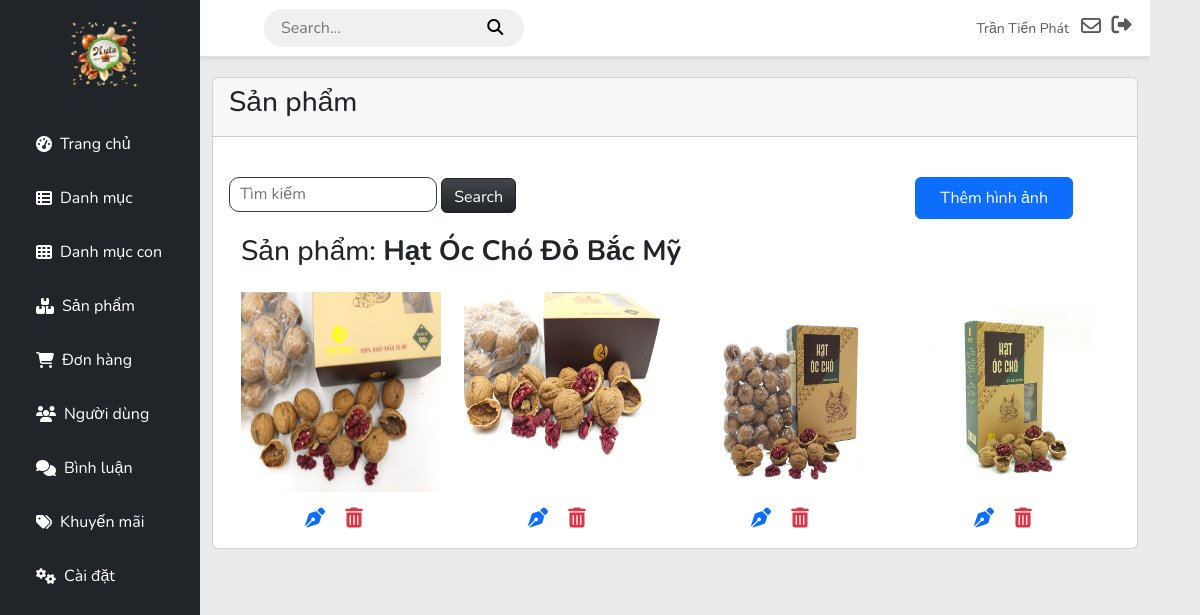
Screenshot of /admin/products/imageProduct/list.php?id=6 (signed in) with the database file from the repository.
### tables this page shows
CREATE TABLE `users` (
  `username` varchar(250) NOT NULL,
  `phone` varchar(10) NOT NULL,
  `email` varchar(250) NOT NULL,
  `role` varchar(250) NOT NULL,
  `status` varchar(250) NOT NULL,
  `image` varchar(250) NOT NULL DEFAULT 'default.jpg',
  `password` varchar(250) NOT NULL,
  `idUser` int(11) NOT NULL,
  `name` varchar(250) NOT NULL,
  `token` int(11) NOT NULL,
  `otpCreated` int(11) NOT NULL,
  `otp` int(11) NOT NULL
);

CREATE TABLE `products` (
  `idProduct` int(11) NOT NULL,
  `nameProduct` text NOT NULL,
  `description` text NOT NULL,
  `idSubCategory` int(11) NOT NULL
);

CREATE TABLE `picproduct` (
  `idPicProduct` int(11) NOT NULL,
  `namePicProduct` text NOT NULL,
  `idProduct` int(11) NOT NULL
);

### client/DBUntil.php (called while the page is built, shortened)
<?php
include "Database.php";
class DBUntil
{
    private $connection = null;
    function __construct()
    {
        $db = new Database(HOST, USERNAME, PASSWORD, DB_NAME);
        $this->connection = $db->getConnection();
    }
    public function select($sql, $params = [])
    {
        $stmt = $this->connection->prepare($sql);
        $stmt->execute($params);
        $stmt->setFetchMode(PDO::FETCH_ASSOC);
        return $stmt->fetchAll();
    }
}

### client/Database.php (called while the page is built, shortened)
<?php
class Database
{
    private $host;
    private $username;
    private $password;
    private $dbname;
    public function __construct($host, $username, $password, $dbname)
    {
        $this->host = $host;
        $this->username = $username;
        $this->password = $password;
        $this->dbname = $dbname;
    }
    public function getConnection()
    {
        try {
            $url = "mysql:host=" . $this->host . ";dbname=" . $this->dbname;
            $this->connection = new PDO($url, $this->username, $this->password);
            $this->connection->setAttribute(PDO::ATTR_ERRMODE, PDO::ERRMODE_EXCEPTION);
            return $this->connection;
        } catch (\Exception $e) {
            echo "Error: " . $e->getMessage();
            return null;
        }
    }
}

### admin/products/imageProduct/list.php (the view, shortened to what this page needs)
<?php
include "../../../client/DBUntil.php";
$dbHelper = new DBUntil();
$idUser = $_SESSION['idUser'];
$users = $dbHelper->select("SELECT * FROM users WHERE idUser = ?", array($idUser));
$name = $users[0]['name'];
$idProduct = $_GET['id'];
$searchTerm = isset($_GET['search']) ? trim($_GET['search']) : "";
$listProducts = [];
$products= $dbHelper->select("SELECT * FROM products WHERE idProduct = ?", array($idProduct));
if (!empty($searchTerm)) {
    $listProducts = $dbHelper->select("SELECT * FROM products prd
        JOIN picproduct pic ON prd.idProduct = pic.idProduct
        WHERE prd.nameProduct LIKE ? OR PR.idProduct LIKE ?",
        array('%' . $searchTerm . '%', '%' . $searchTerm . '%'));
} else {
    $listProducts = $dbHelper->select("SELECT * FROM products PR
        JOIN picproduct pic ON PR.idProduct = pic.idProduct
        WHERE PR.idProduct = ?", array($idProduct));
}
?>
<!DOCTYPE html>
<html lang="en">
<?php include "../../includes/head.php" ?>
<link rel="stylesheet" href="../../css/style.css">
<body>
    <div id="wrapper">
        <div id="sidebar-wrapper" class="bg-dark px-3">
        <ul class="sidebar-nav mt-3 mb-5">
                <li class="sidebar-brand d-flex align-items-center px-5">
                    <div class="logo_sidebar">
                        <a href="../../index.php">
                        <img src="../../../client/images/logo_du_an_1 2.png" width="80" alt="logo">
                        </a>
                    </div>
                </li>
                <li class="sidebar-nav-item mt-4">
                    <a href="../../index.php" class="text-white text-decoration-none d-flex align-items-center">
                        <i class="fas fa-tachometer-alt me-2"></i> Trang chủ
                    </a>
                </li>
                <li class="sidebar-nav-item">
                    <a href="../../categories/list.php"
                        class="text-white text-decoration-none d-flex align-items-center">
                        <i class="fas fa-th-list me-2"></i> Danh mục
                    </a>
                </li>
                <li class="sidebar-nav-item">
                    <a href="../../sub_categories/list.php"
                        class="text-white text-decoration-none d-flex align-items-center">
                        <i class="fas fa-th me-2"></i> Danh mục con
                    </a>
                </li>
                <li class="sidebar-nav-item">
                    <a href="../../products/list.php" class="text-white text-decoration-none d-flex align-items-center">
                        <i class="fas fa-boxes me-2"></i> Sản phẩm
                    </a>
                </li>
                <li class="sidebar-nav-item">
                    <a href="../../orders/list.php" class="text-white text-decoration-none d-flex align-items-center">
                        <i class="fas fa-shopping-cart me-2"></i> Đơn hàng
                    </a>
                </li>
                <li class="sidebar-nav-item">
                    <a href="../../users/list.php" class="text-white text-decoration-none d-flex align-items-center">
                        <i class="fas fa-users me-2"></i> Người dùng
                    </a>
                </li>
                <li class="sidebar-nav-item">
                    <a href="../../comments/list.php" class="text-white text-decoration-none d-flex align-items-center">
                        <i class="fas fa-comments me-2"></i> Bình luận
                    </a>
                </li>
                <li class="sidebar-nav-item">
                    <a href="../../coupons/list.php" class="text-white text-decoration-none d-flex align-items-center">
                        <i class="fas fa-tags me-2"></i> Khuyến mãi
                    </a>
                </li>
                <li class="sidebar-nav-item">
                    <a href="../../settings.php" class="text-white text-decoration-none d-flex align-items-center">
                        <i class="fas fa-cogs me-2"></i> Cài đặt
                    </a>
                </li>
            </ul>
        </div>
        <div id="content">
            <nav class="navbar">
                <div class="search-nav mx-5">
                    <form action>
                        <input type="search" name="search" id="search" placeholder="Search...">
                        <button>
                            <i class="fa-solid fa-search"></i>
                        </button>
                    </form>
                </div>
                <ul class="navbar-nav ml-auto">
                    <li class="nav-item  no-arrow d-flex align-items-center mr-3">
                        <a class="nav-link" href="#" id="user" aria-haspopup="true" aria-expanded="false">
                            <span class="mr-2 d-none d-lg-inline text-gray-600 small "><?php echo $name ?></span>
                            <i class="fa-regular fa-envelope text-gray-400 fs-5 mr-2 mx-2"></i>
                        </a>
                        <div class="logout">
                            <a class="nav-link" href="../../../client/index.php" data-toggle="modal"
                                data-target="#logoutModal">
                                <i class="fas fa-sign-out-alt fa-sm fa-fw fs-5 mr-2 text-gray-400"></i>
                            </a>
                        </div>
                    </li>
                </ul>
            </nav>
            <div class="container-fluid">
                <div class="row">
                    <div class="col-md-12">
                        <div class="card">
                            <div class="card-header">
                                <h3 class="card-title">Sản phẩm</h3>
                            </div>
                            <div class="card-body">
                                <div class="d-flex justify-content-between mt-4">
                                    <div class="search-items">
                                        <form method="GET">
                                            <input class="input-search mb-3" type="search" name="search" id="search"
                                                placeholder="Tìm kiếm" style="height: 35px;">
                                            <button type="submit" class="btn btn-dark bg-gradient text-white"
                                                style="height: 35px">Search</button>
                                        </form>
                                    </div>
                                    <div class="add-category">
                                        <a href="./add.php?id=<?= $idProduct?>" class="btn btn-primary px-4 mb-3 mx-5 py-2">Thêm hình ảnh</a>
                                    </div>
                                </div>
                                <div class="container">
                                    <div class="row">
                                            <h3>Sản phẩm: <b><?php
                                                                if(!empty($listProducts)){
                                                                    echo $listProducts[0]['nameProduct'];
                                                                }else {
                                                                    echo $products[0]['nameProduct'];
                                                                }
                                                                ?>
                                                            </b>
                                            </h3>
                                            <?php
                                                if(!empty($listProducts)) {
                                                foreach ($listProducts as $product) {
                                            ?>
                                        <div class="col-md-3 mt-3">
                                                <div class="img">
                                                    <img src="../image/<?= $product['namePicProduct']?>" style="width: 200px; height: 200px;"  alt="">
                                                    <div class="action mt-3 mx-5 ">
                                                        <a href="update.php?id=<?= $product['idPicProduct'] ?>" class="fw-bold text-primary text-decoration-none mx-3"><i class="fs-5 fa-solid fa-pen-nib"></i></a>
                                                        <a href="javascript:void(0);"
                                                        class="remove_categories fw-bold text-danger text-decoration-none"
                                                        onclick="confirmDelete('<?php echo $product['idPicProduct'] ?>')"><i class="fs-5 fa-solid fa-trash-can"></i></a>
                                                </div>
                                                </div>
                                        </div>
                                        <?php }
                                            }else{
                                                echo "<p class='text-center'>Sản phẩm chưa có hình ảnh.</p>";
                                            }
                                        ?>
                                </div>
                            </div>
                        </div>
                    </div>
                </div>
            </div>
        </div>
    </div>
</body>
</html>

### admin/css/style.css (style rules this page uses)
body { font-family: 'Nunito', sans-serif; background-color: #ebebeb; margin: 0; padding: 0; }
#wrapper { display: flex; width: 100%; align-items: stretch; }
#sidebar-wrapper { width: 200px; background-color: #343a40; position: fixed; height: 100vh; overflow-y: auto; }
.navbar { background-color: #ffffff !important; box-shadow: 0 2px 4px rgba(0, 0, 0, 0.1); border-bottom: 1px solid #dee2e6; padding: 0.5rem 1rem; width: 100%; }
.sidebar-nav { padding: 0; }
.sidebar-nav-item { padding: 15px 20px; }
.sidebar-nav-item a { display: block; color: #adb5bd; font-size: 16px; text-decoration: none; transition: color 0.3s, background-color 0.3s; }
#content { margin-left: 200px; width: calc(100% - 250px); overflow-y: auto; }
.container-fluid { padding-top: 20px; }
.search-nav input { background-color: transparent; border: none; }
.search-nav button { background-color: transparent; border: none; }
.search-nav { padding: 6px 15px; background-color: #F0F0F0; border-radius: 20px; }
.search-items form input[type="search"] { background-color: transparent; border-radius: 10px; border: 0.5px solid #343a40; padding-left: 10px; }

### rows the page displays
users: name "Trần Tiến Phát"
products: nameProduct "Hạt Óc Chó Đỏ Bắc Mỹ"
picproduct: namePicProduct (picture)
picproduct: namePicProduct (picture)
picproduct: namePicProduct (picture)
picproduct: namePicProduct (picture)
